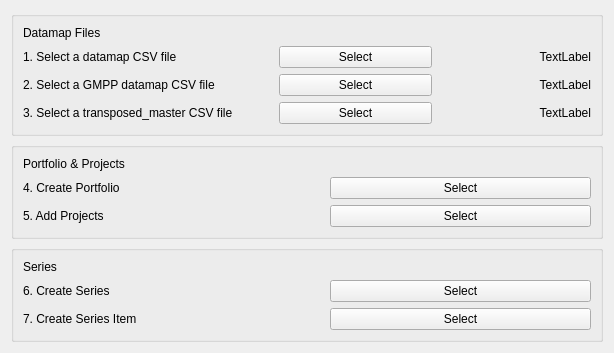
<?xml version="1.0" encoding="UTF-8"?>
<ui version="4.0">
 <class>base_import_widget</class>
 <widget class="QWidget" name="base_import_widget">
  <property name="geometry">
   <rect>
    <x>0</x>
    <y>0</y>
    <width>614</width>
    <height>352</height>
   </rect>
  </property>
  <property name="windowTitle">
   <string>Form</string>
  </property>
  <layout class="QGridLayout" name="gridLayout_4">
   <item row="2" column="0">
    <widget class="QGroupBox" name="">
     <layout class="QGridLayout" name="gridLayout_3">
      <item row="2" column="2">
       <widget class="QPushButton" name="pushButton_7">
        <property name="text">
         <string>Select</string>
        </property>
       </widget>
      </item>
      <item row="2" column="0">
       <widget class="QLabel" name="label_10">
        <property name="text">
         <string>7. Create Series Item</string>
        </property>
       </widget>
      </item>
      <item row="2" column="1">
       <spacer name="horizontalSpacer_7">
        <property name="orientation">
         <enum>Qt::Horizontal</enum>
        </property>
        <property name="sizeType">
         <enum>QSizePolicy::Fixed</enum>
        </property>
        <property name="sizeHint" stdset="0">
         <size>
          <width>40</width>
          <height>20</height>
         </size>
        </property>
       </spacer>
      </item>
      <item row="1" column="0">
       <widget class="QLabel" name="label_11">
        <property name="text">
         <string>6. Create Series</string>
        </property>
       </widget>
      </item>
      <item row="1" column="2">
       <widget class="QPushButton" name="pushButton_6">
        <property name="text">
         <string>Select</string>
        </property>
       </widget>
      </item>
      <item row="1" column="1">
       <spacer name="horizontalSpacer_6">
        <property name="orientation">
         <enum>Qt::Horizontal</enum>
        </property>
        <property name="sizeType">
         <enum>QSizePolicy::Fixed</enum>
        </property>
        <property name="sizeHint" stdset="0">
         <size>
          <width>40</width>
          <height>20</height>
         </size>
        </property>
       </spacer>
      </item>
      <item row="0" column="0">
       <widget class="QLabel" name="label_13">
        <property name="styleSheet">
         <string notr="true">font: 12pt &quot;Sans Serif&quot;;</string>
        </property>
        <property name="text">
         <string>Series</string>
        </property>
        <property name="alignment">
         <set>Qt::AlignBottom|Qt::AlignLeading|Qt::AlignLeft</set>
        </property>
       </widget>
      </item>
     </layout>
    </widget>
   </item>
   <item row="1" column="0">
    <widget class="QGroupBox" name="">
     <layout class="QGridLayout" name="gridLayout_2">
      <item row="2" column="2">
       <widget class="QPushButton" name="pushButton_5">
        <property name="text">
         <string>Select</string>
        </property>
       </widget>
      </item>
      <item row="2" column="1">
       <spacer name="horizontalSpacer_5">
        <property name="orientation">
         <enum>Qt::Horizontal</enum>
        </property>
        <property name="sizeType">
         <enum>QSizePolicy::Fixed</enum>
        </property>
        <property name="sizeHint" stdset="0">
         <size>
          <width>40</width>
          <height>20</height>
         </size>
        </property>
       </spacer>
      </item>
      <item row="1" column="1">
       <spacer name="horizontalSpacer_4">
        <property name="orientation">
         <enum>Qt::Horizontal</enum>
        </property>
        <property name="sizeType">
         <enum>QSizePolicy::Fixed</enum>
        </property>
        <property name="sizeHint" stdset="0">
         <size>
          <width>40</width>
          <height>20</height>
         </size>
        </property>
       </spacer>
      </item>
      <item row="2" column="0">
       <widget class="QLabel" name="label_9">
        <property name="text">
         <string>5. Add Projects</string>
        </property>
       </widget>
      </item>
      <item row="1" column="0">
       <widget class="QLabel" name="label_8">
        <property name="text">
         <string>4. Create Portfolio</string>
        </property>
       </widget>
      </item>
      <item row="1" column="2">
       <widget class="QPushButton" name="pushButton_4">
        <property name="text">
         <string>Select</string>
        </property>
       </widget>
      </item>
      <item row="0" column="0">
       <widget class="QLabel" name="label_12">
        <property name="styleSheet">
         <string notr="true">font: 12pt &quot;Sans Serif&quot;;</string>
        </property>
        <property name="text">
         <string>Portfolio &amp; Projects</string>
        </property>
        <property name="alignment">
         <set>Qt::AlignBottom|Qt::AlignLeading|Qt::AlignLeft</set>
        </property>
       </widget>
      </item>
     </layout>
    </widget>
   </item>
   <item row="0" column="0">
    <widget class="QGroupBox" name="groupBox">
     <layout class="QGridLayout" name="gridLayout">
      <item row="0" column="0">
       <widget class="QLabel" name="label_7">
        <property name="styleSheet">
         <string notr="true">font: 12pt &quot;Sans Serif&quot;;</string>
        </property>
        <property name="text">
         <string>Datamap Files</string>
        </property>
        <property name="alignment">
         <set>Qt::AlignBottom|Qt::AlignLeading|Qt::AlignLeft</set>
        </property>
       </widget>
      </item>
      <item row="1" column="0">
       <widget class="QLabel" name="label">
        <property name="text">
         <string>1. Select a datamap CSV file</string>
        </property>
       </widget>
      </item>
      <item row="1" column="1">
       <spacer name="horizontalSpacer">
        <property name="orientation">
         <enum>Qt::Horizontal</enum>
        </property>
        <property name="sizeType">
         <enum>QSizePolicy::Fixed</enum>
        </property>
        <property name="sizeHint" stdset="0">
         <size>
          <width>40</width>
          <height>20</height>
         </size>
        </property>
       </spacer>
      </item>
      <item row="1" column="2">
       <widget class="QPushButton" name="pushButton">
        <property name="text">
         <string>Select</string>
        </property>
       </widget>
      </item>
      <item row="1" column="3">
       <widget class="QLabel" name="label_4">
        <property name="text">
         <string>TextLabel</string>
        </property>
        <property name="alignment">
         <set>Qt::AlignRight|Qt::AlignTrailing|Qt::AlignVCenter</set>
        </property>
       </widget>
      </item>
      <item row="2" column="0">
       <widget class="QLabel" name="label_2">
        <property name="text">
         <string>2. Select a GMPP datamap CSV file</string>
        </property>
       </widget>
      </item>
      <item row="2" column="1">
       <spacer name="horizontalSpacer_2">
        <property name="orientation">
         <enum>Qt::Horizontal</enum>
        </property>
        <property name="sizeType">
         <enum>QSizePolicy::Fixed</enum>
        </property>
        <property name="sizeHint" stdset="0">
         <size>
          <width>40</width>
          <height>20</height>
         </size>
        </property>
       </spacer>
      </item>
      <item row="2" column="2">
       <widget class="QPushButton" name="pushButton_2">
        <property name="text">
         <string>Select</string>
        </property>
       </widget>
      </item>
      <item row="2" column="3">
       <widget class="QLabel" name="label_5">
        <property name="text">
         <string>TextLabel</string>
        </property>
        <property name="alignment">
         <set>Qt::AlignRight|Qt::AlignTrailing|Qt::AlignVCenter</set>
        </property>
       </widget>
      </item>
      <item row="3" column="0">
       <widget class="QLabel" name="label_3">
        <property name="text">
         <string>3. Select a transposed_master CSV file</string>
        </property>
       </widget>
      </item>
      <item row="3" column="1">
       <spacer name="horizontalSpacer_3">
        <property name="orientation">
         <enum>Qt::Horizontal</enum>
        </property>
        <property name="sizeType">
         <enum>QSizePolicy::Fixed</enum>
        </property>
        <property name="sizeHint" stdset="0">
         <size>
          <width>40</width>
          <height>20</height>
         </size>
        </property>
       </spacer>
      </item>
      <item row="3" column="2">
       <widget class="QPushButton" name="pushButton_3">
        <property name="text">
         <string>Select</string>
        </property>
       </widget>
      </item>
      <item row="3" column="3">
       <widget class="QLabel" name="label_6">
        <property name="text">
         <string>TextLabel</string>
        </property>
        <property name="alignment">
         <set>Qt::AlignRight|Qt::AlignTrailing|Qt::AlignVCenter</set>
        </property>
       </widget>
      </item>
     </layout>
    </widget>
   </item>
  </layout>
 </widget>
 <resources/>
 <connections/>
</ui>
